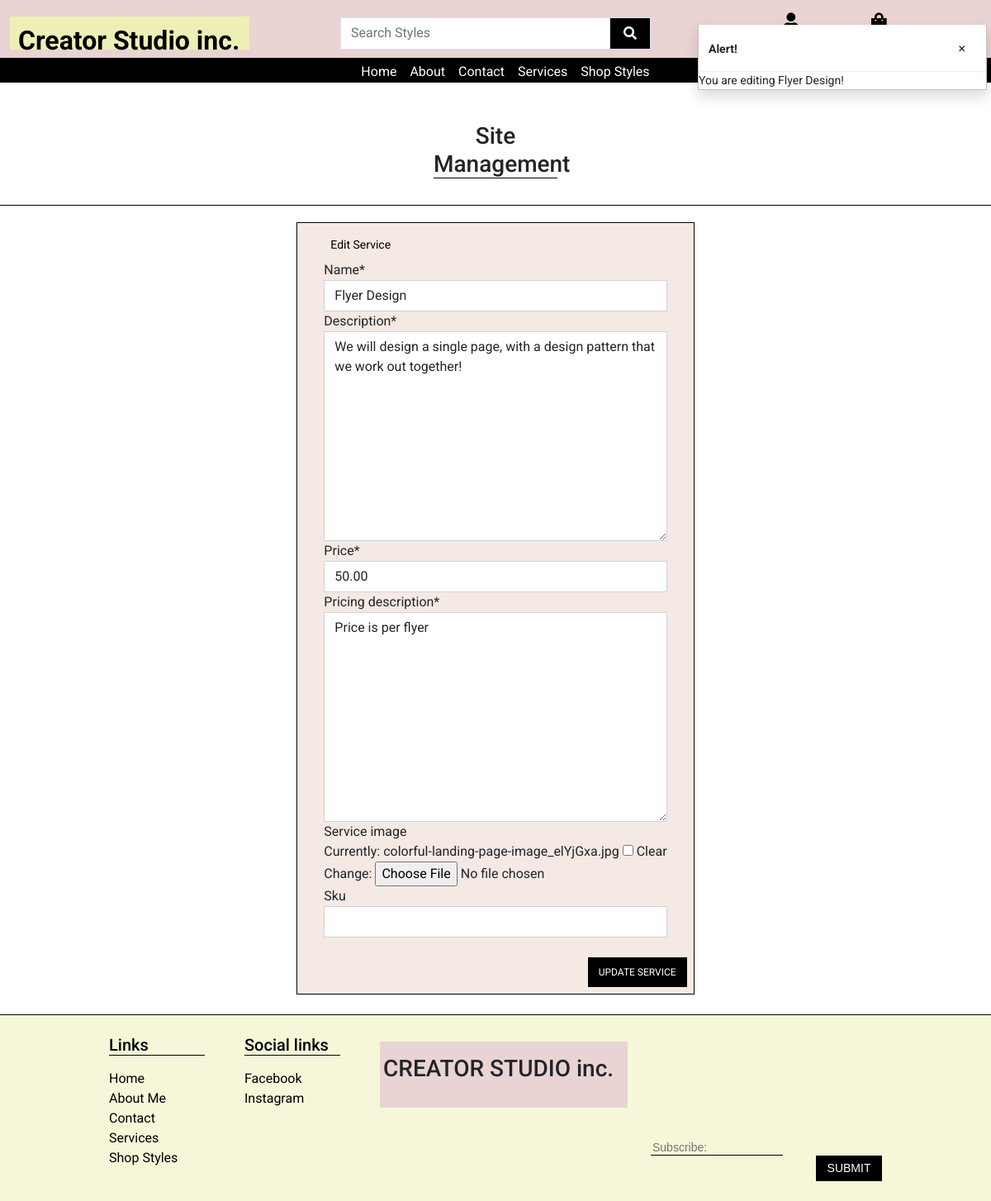
Before: /services/edit/2/ (signed in) with the older database file.
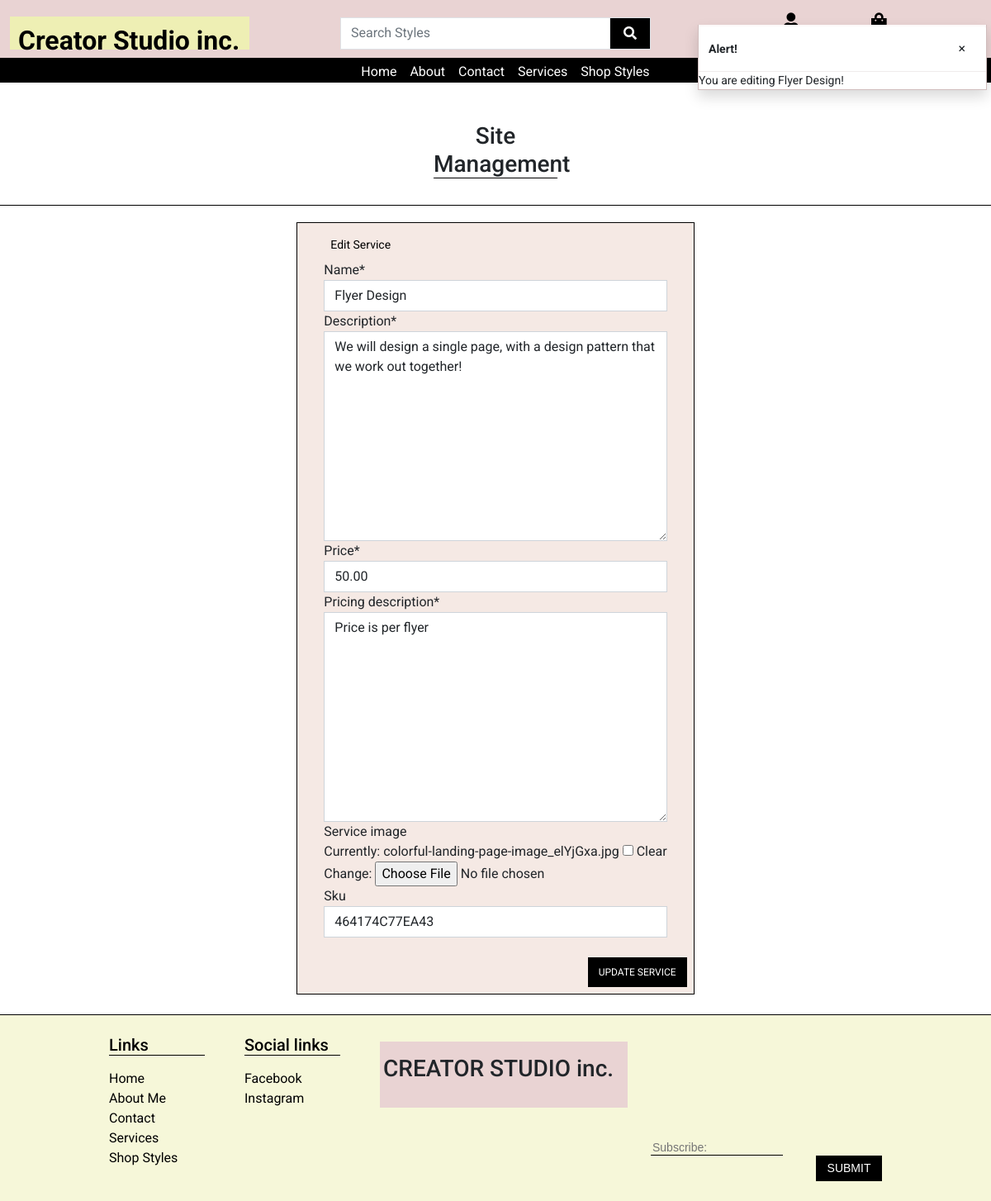
After: the same page with the newer database file.
### services/models.py (models this page shows, shortened)
class Services(models.Model):
    class Meta:
        verbose_name_plural = 'Services'
    name = models.CharField(max_length=254)
    description = models.TextField(max_length=254)
    price = models.DecimalField(max_digits=6, decimal_places=2)
    pricing_description = models.TextField(max_length=254)
    service_image = models.ImageField(null=True, blank=True)
    sku = models.CharField(max_length=254, null=True, blank=True)

### services/views.py (the view)
# urls.py: path('edit/<int:service_id>/', views.edit_service, name='edit_service'),
@login_required
def edit_service(request, service_id):
    if not request.user.is_superuser:
        messages.error(request, 'Sorry, only storeowners can do that!')
        return redirect(reverse('home'))
    service = get_object_or_404(Services, id=service_id)
    if request.method == 'POST':
        form = ServiceForm(request.POST, request.FILES, instance=service)
        if form.is_valid():
            form.save()
            messages.success(request, 'Successfully updated service!')
            return redirect('services')
        else:
            messages.error(request, 'Failed to update product. Please ensure the form is valid.')
    else:
        form = ServiceForm(instance=service)
        messages.info(request, f'You are editing {service.name}!')
    template = 'services/edit_service.html'
    context = {
        'form': form,
        'service': service,
    }
    return render(request, template, context)

### services/forms.py
class ServiceForm(forms.ModelForm):
    class Meta:
        model = Services
        fields = '__all__'
    def __init__(self, *args, **kwargs):
        super().__init__(*args, **kwargs)
        Services.objects.all()
        for field_name, field in self.fields.items():
            field.widget.attrs['class'] = 'border-black rounded-0'

### bag/contexts.py (called while the page is built, shortened)
def bag_contents(request):
    bag_items = []
    total = 0
    product_count = 0
    bag = request.session.get('bag', {})
    grand_total = total
    context = {
        'bag_items': bag_items,
        'total': total,
        'product_count': product_count,
        'grand_total': grand_total,
    }
    return context

### services/templates/services/edit_service.html (shortened to what this page needs)
{% extends 'base.html' %}
{% load static %}
{% load crispy_forms_tags %}
{% block extra_css %}
<link rel="stylesheet" href="{% static 'services/css/services.css' %}">
{% endblock %}
{% block content %}
{% block page_header %}
<div class="container header-container">
</div>
{% endblock %}
<div class="page-header d-flex justify-content-md-center mt-5">
    <h3 class="text-center mt-3 underline">Site Management</h3>
</div>
<br>
<div class="line-break"></div>
<div class="container">
    <div class="contact-form row d-flex justify-content-md-center mb-3">
        <div class="col-12 col-md-8 d-flex justify-content-md-center">
            <form action="{% url 'edit_service' service.id %}" method="POST" class="form mb-2 col-pink" enctype="multipart/form-data">
                <fieldset class="rounded px-3 mb-2 me-3 ms-3 py-3">
                    <legend class="fieldset-label small text-black px-2 w-auto">Edit Service</legend>
                        {{ form | crispy }}
                </fieldset>
                <div class="mb-2 me-2 d-flex justify-content-end">
                    <button type="submit" class=" submit btn btn-md rounded-0 text-uppercase py-2">Update Service</button>
                </div>
            </form>
        </div>
    </div>
</div>
{% endblock %}

### templates/base.html (shortened to what this page needs)
{% load static %}
<!DOCTYPE html>
<html class="h-100" lang="en">
<head>
    {% block corecss %}
    <link href="https://cdn.jsdelivr.net/npm/bootstrap@5.1.3/dist/css/bootstrap.min.css" rel="stylesheet"
>
    <link rel="stylesheet" href="https://use.fontawesome.com/releases/v5.15.4/css/all.css"
>
    <link href="//cdn-images.mailchimp.com/embedcode/classic-10_7_dtp.css" rel="stylesheet" type="text/css">
    <link rel="stylesheet" href="{% static 'css/base.css' %}">
    {% endblock %}
    {% block extra_css %}
    {% endblock %}
</head>
<body class="d-flex flex-column h-100 mt-3 pt-2">
    <header class="container-fluid fixed-top">
        <div id="topnav" class="row pt-lg-2 d-none d-lg-flex main-navbar">
            <div class="col-12 col-lg-4 my-auto py-1 py-lg-0 text-lg-left">
                <a href="{% url 'home' %}" id="main-logo" class="nav-link main-logo-link">
                    <h2 class="logo-font text-black my-0"><strong>Creator Studio inc.</strong></h2>
                </a>
            </div>
            <div class="col-12 col-lg-4 my-auto py-1 py-lg-0">
                <form method="GET" action="{% url 'styles' %}">
                    <div class="input-group w-100">
                        <input class="form-control border border-black rounded-0" type="text" name="q"
                            placeholder="Search Styles">
                        <div class="input-group-append">
                            <button class="form-control btn btn-black border border-black rounded-0" type="submit">
                                <span class="icon">
                                    <i class="fas fa-search"></i>
                                </span>
                            </button>
                        </div>
                    </div>
                </form>
            </div>
            <div class="col-12 col-lg-4 my-auto py-1 py-lg-0">
                <ul class="list-inline list-unstyled text-center text-lg-right my-0">
                    <li class="list-inline-item dropdown">
                        <a class="text-black nav-link" href="{% url 'profile' %}" id="user-options" data-toggle="dropdown"
                            aria-haspopup="true" aria-expanded="false">
                            <div class="text-center">
                                <div><i class="fas fa-user fa-lg"></i></div>
                                <p class="my-0">My Account</p>
                            </div>
                        </a>
                    </li>
                    <li class="list-inline-item">
                        <a class="{% if grand_total %}text-info font-weight-bold{% else %}text-black{% endif %} nav-link"
                            href="{% url 'view_bag' %}">
                            <div class="text-center">
                                <div><i class="fas fa-shopping-bag fa-lg"></i></div>
                                <p class="my-0">
                                </p>
                            </div>
                        </a>
                    </li>
                </ul>
            </div>
        </div>
        <div class="row bottom-row">
            <nav class="navbar navbar-expand-lg navbar-light w-100">
                {% include 'includes/mobile-top-header.html' %}
                {% include 'includes/main-nav.html' %}
            </nav>
        </div>
    </header>
    {% if messages %}
    <div class="message-container">
        {% for message in messages %}
        {% with message.level as level %}
        {% if level == 40 %}
        {% include 'includes/toasts/toast_error.html' %}
        {% elif level == 30 %}
        {% include 'includes/toasts/toast_warning.html' %}
        {% elif level == 25 %}
        {% include 'includes/toasts/toast_success.html' %}
        {% else %}
        {% include 'includes/toasts/toast_info.html' %}
        {% endif %}
        {% endwith %}
        {% endfor %}
    </div>
    {% endif %}
    {% block page_header %}
    {% endblock %}
    {% block content %}
    {% endblock %}
    <footer id="main-footer" class="w-100 footer mt-auto sticky-bottom">
        <div class="container py-4">
            <div class="row gy-4 gx-5">
                <div class="col-lg-2 col-md-6">
                    <h5 class="text-black mb-3 footer-links">Links</h5>
                    <ul class="list-unstyled text-black">
                        <li><a href="{% url 'home' %}">Home</a></li>
                        <li><a href="{% url 'about-me' %}">About Me</a></li>
                        <li><a href="{% url 'contact' %}">Contact</a></li>
                        <li><a href="{% url 'services' %}">Services</a></li>
                        <li><a href="{% url 'styles' %}">Shop Styles</a></li>
                    </ul>
                </div>
                <div class="col-lg-2 col-md-6">
                    <h5 class="text-black mb-3 footer-links">Social links</h5>
                    <ul class="list-unstyled text-black">
                        <li><a href="#">Facebook</a></li>
                        <li><a href="#">Instagram</a></li>
                    </ul>
                </div>
                <div class="col-lg-4 col-md-4">
                    <div id="footer-logo" class="h-md-50 h-sm-100 mt-2">
                        <div class="pt-3 ms-1">
                            <h3 class="footer-logo-text">CREATOR STUDIO inc.</h3>
                        </div>
                    </div>
                </div>
                <div class="col-lg-4 col-md-6 ms-auto mt-auto">
                    <div id="mc_embed_signup">
                        <form
                            action="https://github.us20.list-manage.com/subscribe/post?u=b011d226de4c76be56223d804&amp;id=8cb5f412e5"
                            method="post" id="mc-embedded-subscribe-form" name="mc-embedded-subscribe-form"
                            class="validate" target="_blank" novalidate>
                            <div id="mc_embed_signup_scroll">
                                <div class="mc-field-group">
                                    <input type="email" value="" name="EMAIL" class="required email" id="mce-EMAIL"
                                        placeholder="Subscribe:">
                                </div>
                                <div class="optionalParent">
                                    <div class="clear foot d-flex justify-content-md-end">
                                        <input type="submit" value="Submit" name="subscribe" id="mc-embedded-subscribe"
                                            class="btn btn-sm rounded-0 text-uppercase">
                                    </div>
                                </div>
                            </div>
                        </form>
                    </div>
                </div>
            </div>
        </div>
    </footer>
</body>
</html>

### templates/includes/mobile-top-header.html (shortened to what this page needs)
<div class="mobile-header">
</div>

### templates/includes/main-nav.html
<div class="collapse navbar-collapse" id="main-nav">
    <ul class="navbar-nav mx-auto ul-container">
        <li class="nav-item d-block">
            <a class="logo-font font-weight-bold nav-link text-black mr-5" href="{% url 'home' %}" id="home-link">
                Home
            </a>
        </li>
        <li class="nav-item dropdown">
            <a class="logo-font font-weight-bold nav-link text-black mr-5" href="{% url 'about-me' %}">
                About
            </a>
        </li>
        <li class="nav-item dropdown">
            <a class="logo-font font-weight-bold nav-link text-black mr-5" href="{% url 'contact' %}">
                Contact
            </a>
        </li>
        <li class="nav-item dropdown">
            <a class="logo-font font-weight-bold nav-link text-black mr-5" href="{% url 'services' %}">
                Services
            </a>
        </li>
        <li class="nav-item dropdown">
            <a class="logo-font font-weight-bold nav-link text-black" href="{% url 'styles' %}">
                Shop Styles
            </a>
        </li>
    </ul>
</div>

### templates/includes/toasts/toast_info.html (shortened to what this page needs)
<div class="toast custom-toast rounded-0 border-top-0" data-autohide="false">
    <div class="w-100 toast-capper bg-alert"></div>
    <div class="toast-header bg-white text-dark">
        <strong class="me-auto">Alert!</strong>
        <button type="button" class="btn d-flex-end close text-dark" data-dismiss="toast" aria-label="Close">
            <span aria-hidden="true">&times;</span>
        </button>
    </div>
    <div class="toast-buddy bg-white">
        {{ message }}
    </div>
</div>

### static/css/base.css (style rules this page uses)
html { height: 100%; }
body { font-family: Roboto, sans-serif; height: 100%; }
.btn-black { background: black; color: white; }
.page-header { justify-content: center; margin-top: 150px; }
.submit { background-color: #000; color: #fff; font-size: .75rem; }
.icon { align-items: center; display: inline-flex; justify-content: center; height: 1.5rem; width: 1.5rem; }
body>header>div.row.bottom-row>nav { background-color: #000; height: 30px; }
#main-nav a { color: #fff !important; margin-bottom: 10px; transition: .3sec; }
.bottom-row { margin-bottom: 165px; }
.navbar { background-color: #E9D3D3; border-bottom: 1px solid black; }
.main-navbar { background-color: #E9D3D3; }
#topnav { height: 70px; background-color: #E9D3D3; }
.navbar li { margin-top: 15px; }
#main-logo { height: 40px; width: 290px; padding: 10px; background-color: #EEEFB4; }
.message-container { position: fixed; top: 30px; right: 5px; z-index: 99999999; background-color: #E9D3D3 !important; }
.custom-toast { overflow: visible; }
.toast-capper { height: 2px; }
#main-footer { background-color: rgba(238, 239, 180, .5); border-top: 1px solid black; }
#mc-embedded-subscribe-form { background-color: rgba(238, 239, 180, .5); }
#mc-embedded-subscribe { background-color: #000 !important; color: #fff; margin-top: 0 !important; width: 80px !important; }
.mc-field-group { margin-bottom: 0; }
input#mce-EMAIL.required.email { outline: none; border: none; background-color: inherit; border-bottom: 1px solid black; }
.footer-links { border-bottom: 1px solid black; }
#footer-logo { height: 80px; background-color: #E9D3D3; }
a { color: inherit; text-decoration: none; transition: all 0.3s; }
#mc_embed_signup { background: #fff; clear: left; font: 14px Helvetica, Arial, sans-serif; }
@media (min-width: 1200px) { .container { max-width: 80%; } }
@media (min-width: 992px) { .header-container { padding-top: 30px; } }
@media (min-width: 320px) { #footer-logo { width: 300px; } }

### services/static/services/css/services.css (style rules this page uses)
.page-header { justify-content: center; }
.underline { width: 150px; border-bottom: 1px solid black; }
.line-break { border-bottom: 1px solid black; margin-bottom: 20px; }
.col-pink { border: 1px solid black; background-color: #F5E9E4 !important; }
.submit { background-color: #000; color: #fff; font-size: .75rem; }

Changed rows visible on the page:
changed Services "Flyer Design": sku (not shown) → "464174C77EA43"
